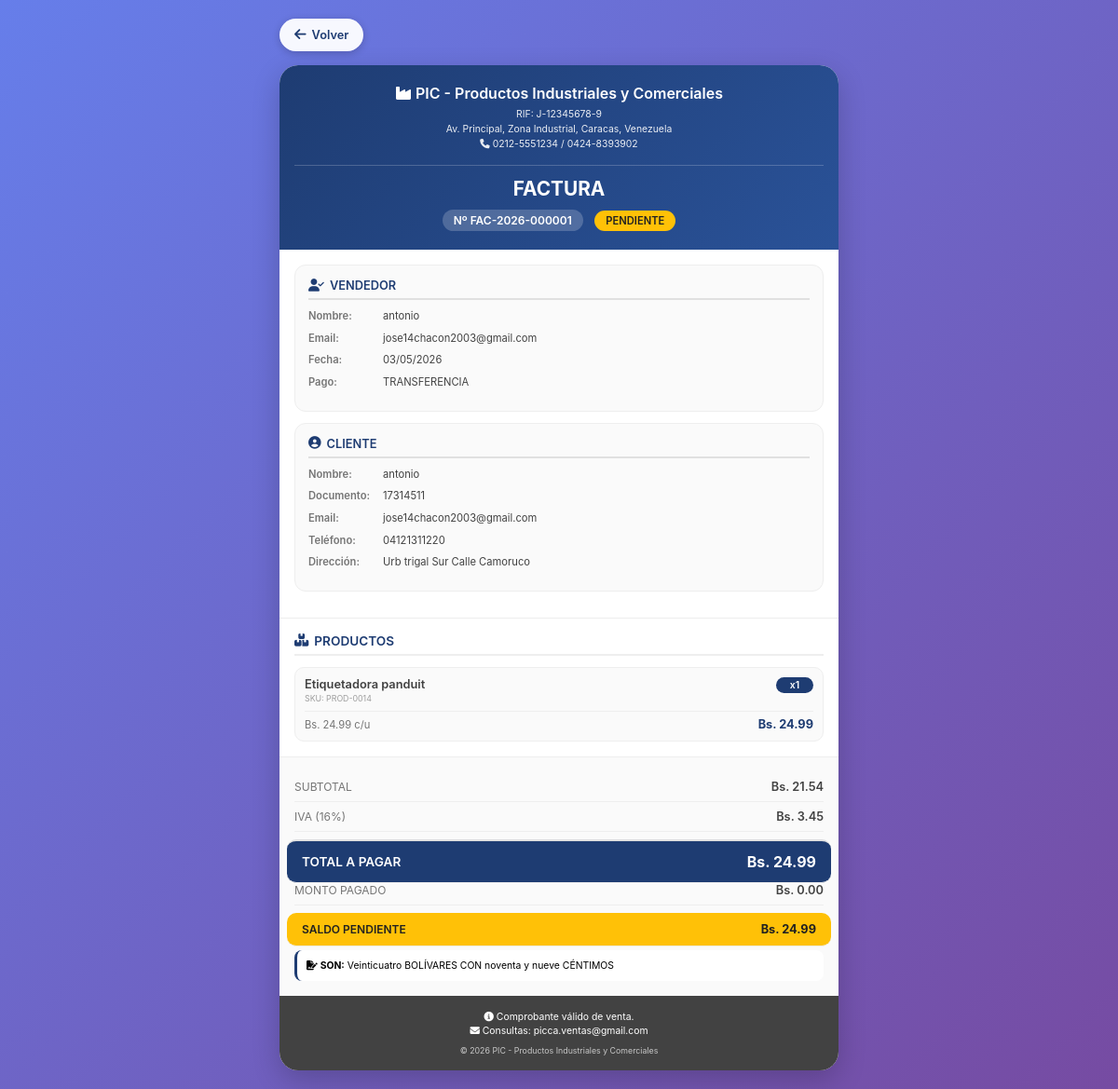
The page /facturacion/ver_factura.php?id=1 on the database its author committed.
### tables this page shows
CREATE TABLE `facturas` (
  `id` int NOT NULL AUTO_INCREMENT,
  `pedido_id` int DEFAULT NULL,
  `cliente_id` int NOT NULL,
  `numero_factura` varchar(20) NOT NULL,
  `fecha_emision` datetime DEFAULT CURRENT_TIMESTAMP,
  `fecha_vencimiento` date DEFAULT NULL,
  `subtotal` decimal(10,2) DEFAULT '0.00',
  `iva` decimal(10,2) DEFAULT '0.00',
  `total` decimal(10,2) NOT NULL DEFAULT '0.00',
  `metodo_pago` varchar(50) DEFAULT NULL,
  `estado` enum('pendiente','pagada','anulada') DEFAULT 'pendiente',
  `usuario_id` int DEFAULT NULL,
  `created_at` timestamp NULL DEFAULT CURRENT_TIMESTAMP,
  PRIMARY KEY (`id`),
  UNIQUE KEY `numero_factura` (`numero_factura`),
  UNIQUE KEY `pedido_id` (`pedido_id`),
  KEY `cliente_id` (`cliente_id`),
  CONSTRAINT `facturas_ibfk_1` FOREIGN KEY (`pedido_id`) REFERENCES `pedidos` (`id`) ON DELETE SET NULL,
  CONSTRAINT `facturas_ibfk_2` FOREIGN KEY (`cliente_id`) REFERENCES `clientes` (`id`) ON DELETE CASCADE
);

CREATE TABLE `users` (
  `id` int NOT NULL AUTO_INCREMENT,
  `nombre` varchar(100) NOT NULL,
  `correo` varchar(100) NOT NULL,
  `password` varchar(255) NOT NULL,
  `direccion` varchar(255) DEFAULT NULL,
  `estado` varchar(20) DEFAULT 'activo',
  `cedula` varchar(20) DEFAULT NULL,
  `telefono` varchar(20) DEFAULT NULL,
  `foto_perfil` varchar(255) DEFAULT NULL,
  `rol` varchar(20) DEFAULT 'usuario',
  `is_active` tinyint(1) DEFAULT '1',
  `email_verified` tinyint(1) DEFAULT '0',
  `verification_token` varchar(255) DEFAULT NULL,
  `last_login` datetime DEFAULT NULL,
  `created_at` timestamp NULL DEFAULT CURRENT_TIMESTAMP,
  PRIMARY KEY (`id`),
  UNIQUE KEY `correo` (`correo`),
  UNIQUE KEY `cedula` (`cedula`),
  KEY `idx_users_estado` (`estado`),
  KEY `idx_users_correo` (`correo`)
);

CREATE TABLE `clientes` (
  `id` int NOT NULL AUTO_INCREMENT,
  `tipo_documento` enum('cedula','ruc','pasaporte','dni') DEFAULT 'cedula',
  `documento` varchar(20) NOT NULL,
  `nombre` varchar(100) NOT NULL,
  `email` varchar(100) NOT NULL,
  `telefono` varchar(20) DEFAULT NULL,
  `direccion` text,
  `ciudad` varchar(50) DEFAULT NULL,
  `estado` enum('activo','inactivo','moroso') DEFAULT 'activo',
  `fecha_registro` datetime DEFAULT CURRENT_TIMESTAMP,
  PRIMARY KEY (`id`),
  UNIQUE KEY `documento` (`documento`)
);

CREATE TABLE `factura_detalles` (
  `id` int NOT NULL AUTO_INCREMENT,
  `factura_id` int NOT NULL,
  `producto_id` int NOT NULL,
  `cantidad` int NOT NULL DEFAULT '1',
  `precio_unitario` decimal(10,2) NOT NULL DEFAULT '0.00',
  `subtotal` decimal(10,2) NOT NULL DEFAULT '0.00',
  PRIMARY KEY (`id`),
  KEY `factura_id` (`factura_id`),
  KEY `producto_id` (`producto_id`),
  CONSTRAINT `factura_detalles_ibfk_1` FOREIGN KEY (`factura_id`) REFERENCES `facturas` (`id`) ON DELETE CASCADE,
  CONSTRAINT `factura_detalles_ibfk_2` FOREIGN KEY (`producto_id`) REFERENCES `products` (`id`) ON DELETE CASCADE
);

CREATE TABLE `products` (
  `id` int NOT NULL AUTO_INCREMENT,
  `sku` varchar(100) DEFAULT NULL,
  `name` varchar(255) NOT NULL,
  `price` decimal(10,2) NOT NULL,
  `image_url` varchar(512) DEFAULT NULL,
  `description` text,
  `category` varchar(100) DEFAULT 'General',
  `rating` decimal(2,1) DEFAULT '0.0',
  `views_count` int DEFAULT '0',
  `specs` text,
  `stock` int DEFAULT '0',
  `is_featured` tinyint(1) DEFAULT '0',
  `weight` decimal(10,2) DEFAULT '0.00',
  `dimensions` varchar(100) DEFAULT NULL,
  `currency` varchar(3) DEFAULT 'Bs',
  `active` tinyint(1) NOT NULL DEFAULT '1',
  `deleted_at` datetime DEFAULT NULL,
  `created_at` timestamp NULL DEFAULT CURRENT_TIMESTAMP,
  `updated_at` timestamp NULL DEFAULT CURRENT_TIMESTAMP ON UPDATE CURRENT_TIMESTAMP,
  PRIMARY KEY (`id`),
  UNIQUE KEY `sku` (`sku`)
);

### facturacion/ver_factura.php (the view, shortened to what this page needs)
<?php
try {
    $pdo = conectarDB();
    $pdo->exec("SET time_zone = '-04:00'");
} catch (PDOException $e) {
    die("Error interno del servidor");
}
$factura_id = $_GET['id'] ?? 0;
try {
    $stmt = $pdo->prepare("
        SELECT f.*,
               c.nombre as cliente_nombre,
               c.documento as cliente_documento,
               c.email as cliente_email,
               c.telefono as cliente_telefono,
               c.direccion as cliente_direccion,
               c.ciudad as cliente_ciudad,
               u.nombre as vendedor_nombre,
               u.correo as vendedor_email,
               p.numero_pedido,
               p.metodo_pago as pedido_metodo_pago,
               p.created_at as fecha_pedido,
               p.notas_internas as pedido_notas,
               p.observaciones
        FROM facturas f
        LEFT JOIN clientes c ON f.cliente_id = c.id
        LEFT JOIN users u ON f.usuario_id = u.id
        LEFT JOIN pedidos p ON f.pedido_id = p.id
        WHERE f.id = ?
    ");
    $stmt->execute([$factura_id]);
    $factura = $stmt->fetch();
    $metodo_pago_real = $factura['metodo_pago'];
    $stmt = $pdo->prepare("
        SELECT fd.*,
               p.name as producto_nombre,
               p.sku,
               p.category as categoria,
               p.description as producto_descripcion
        FROM factura_detalles fd
        LEFT JOIN products p ON fd.producto_id = p.id
        WHERE fd.factura_id = ?
        ORDER BY fd.id
    ");
    $stmt->execute([$factura_id]);
    $detalles = $stmt->fetchAll();
    $total_pagado = ($factura['estado'] === 'pagada') ? $factura['total'] : 0;
    $saldo_pendiente = $factura['total'] - $total_pagado;
    $es_admin = isset($_SESSION['user_rol']) && ($_SESSION['user_rol'] === 'admin' || $_SESSION['user_rol'] === 'superadmin');
    $viene_de_admin = isset($_GET['admin']) && $_GET['admin'] === 'true';
    $mostrar_acciones = $es_admin || $viene_de_admin;
} catch (PDOException $e) {
    die("Error interno del servidor");
}
function getMetodoPagoLegible($metodo) {
    $metodo = strtolower(trim($metodo));
    $mapa = [
        'efectivo' => 'EFECTIVO',
        'transferencia' => 'TRANSFERENCIA',
        'transferencia_bancaria' => 'TRANSFERENCIA',
        'pago_movil' => 'PAGO MÓVIL',
        'pago movil' => 'PAGO MÓVIL',
        'mixto' => 'MIXTO',
        'tarjeta' => 'TARJETA',
        'paypal' => 'PAYPAL',
        'zelle' => 'ZELLE',
        'cheque' => 'CHEQUE'
    ];
    return $mapa[$metodo] ?? strtoupper($metodo);
}
function numeroALetras($numero) {
    $formatter = new NumberFormatter("es", NumberFormatter::SPELLOUT);
    $entero = floor($numero);
    $decimal = round(($numero - $entero) * 100);
    $texto = ucfirst($formatter->format($entero)) . " BOLÍVARES";
    if ($decimal > 0) {
        $texto .= " CON " . $formatter->format($decimal) . " CÉNTIMOS";
    }
    return $texto;
}
function formatearFecha($fecha) {
    return date('d/m/Y', strtotime($fecha));
}
function getEstadoBadge($estado) {
    $estados = [
        'pagada' => ['class' => 'success', 'text' => 'PAGADA'],
        'pendiente' => ['class' => 'warning', 'text' => 'PENDIENTE'],
        'anulada' => ['class' => 'danger', 'text' => 'ANULADA']
    ];
    $estado_key = strtolower($estado);
    $info = $estados[$estado_key] ?? ['class' => 'secondary', 'text' => strtoupper($estado)];
    return '<span class="badge badge-' . $info['class'] . '">' . $info['text'] . '</span>';
}
$metodo_pago_mostrar = getMetodoPagoLegible($metodo_pago_real);
$empresa_nombre = "PIC - Productos Industriales y Comerciales";
$empresa_rif = "J-12345678-9";
$empresa_direccion = "Av. Principal, Zona Industrial, Caracas, Venezuela";
$empresa_telefono = "0212-5551234 / 0424-8393902";
$empresa_email = "picca.ventas@gmail.com";
?>
<!DOCTYPE html>
<html lang="es">
<head>
    <link rel="stylesheet" href="https://cdnjs.cloudflare.com/ajax/libs/font-awesome/6.4.0/css/all.min.css">
</head>
<body>
    <div class="invoice-container">
        <a href="<?php echo $mostrar_acciones ? 'listar_facturas.php' : 'javascript:history.back()'; ?>" class="back-button">
            <i class="fas fa-arrow-left"></i> Volver
        </a>
        <div class="invoice">
            <div class="invoice-header">
                <div class="company-info">
                    <h1><i class="fas fa-industry"></i> <?php echo htmlspecialchars($empresa_nombre); ?></h1>
                    <p>RIF: <?php echo htmlspecialchars($empresa_rif); ?></p>
                    <p><?php echo htmlspecialchars($empresa_direccion); ?></p>
                    <p><i class="fas fa-phone"></i> <?php echo htmlspecialchars($empresa_telefono); ?></p>
                </div>
                <div class="invoice-title">
                    <h2>FACTURA</h2>
                    <div>
                        <span class="invoice-number">Nº <?php echo htmlspecialchars($factura['numero_factura']); ?></span>
                        <?php echo getEstadoBadge($factura['estado']); ?>
                    </div>
                </div>
            </div>
            <div class="info-sections">
                <div class="info-block">
                    <h3><i class="fas fa-user-check"></i> VENDEDOR</h3>
                    <div class="info-row">
                        <span class="info-label">Nombre:</span>
                        <span class="info-value"><?php echo htmlspecialchars($factura['vendedor_nombre'] ?? 'Sistema'); ?></span>
                    </div>
                    <div class="info-row">
                        <span class="info-label">Email:</span>
                        <span class="info-value"><?php echo htmlspecialchars($factura['vendedor_email'] ?? 'No especificado'); ?></span>
                    </div>
                    <div class="info-row">
                        <span class="info-label">Fecha:</span>
                        <span class="info-value"><?php echo formatearFecha($factura['fecha_emision']); ?></span>
                    </div>
                    <div class="info-row">
                        <span class="info-label">Pago:</span>
                        <span class="info-value"><?php echo $metodo_pago_mostrar; ?></span>
                    </div>
                </div>
                <div class="info-block">
                    <h3><i class="fas fa-user-circle"></i> CLIENTE</h3>
                    <div class="info-row">
                        <span class="info-label">Nombre:</span>
                        <span class="info-value"><?php echo htmlspecialchars($factura['cliente_nombre'] ?? 'No especificado'); ?></span>
                    </div>
                    <div class="info-row">
                        <span class="info-label">Documento:</span>
                        <span class="info-value"><?php echo htmlspecialchars($factura['cliente_documento'] ?? 'No especificado'); ?></span>
                    </div>
                    <div class="info-row">
                        <span class="info-label">Email:</span>
                        <span class="info-value"><?php echo htmlspecialchars($factura['cliente_email'] ?? 'No especificado'); ?></span>
                    </div>
                    <div class="info-row">
                        <span class="info-label">Teléfono:</span>
                        <span class="info-value"><?php echo htmlspecialchars($factura['cliente_telefono'] ?? 'No especificado'); ?></span>
                    </div>
                    <div class="info-row">
                        <span class="info-label">Dirección:</span>
                        <span class="info-value"><?php echo htmlspecialchars($factura['cliente_direccion'] ?? 'No especificada'); ?></span>
                    </div>
                </div>
            </div>
            <div class="products-section">
                <h3 class="section-title"><i class="fas fa-boxes"></i> PRODUCTOS</h3>
                <div class="products-list">
                    <?php if (empty($detalles)): ?>
                    <div style="text-align: center; padding: 30px; color: var(--gray-500);">
                        <i class="fas fa-box-open" style="font-size: 2rem; margin-bottom: 10px; display: block;"></i>
                        Sin productos registrados
                    </div>
                    <?php else: ?>
                        <?php foreach ($detalles as $index => $detalle): ?>
                        <div class="product-item">
                            <div class="product-header">
                                <div>
                                    <div class="product-name"><?php echo htmlspecialchars($detalle['producto_nombre'] ?? 'Producto no disponible'); ?></div>
                                    <?php if (!empty($detalle['sku'])): ?>
                                    <div class="product-sku">SKU: <?php echo htmlspecialchars($detalle['sku']); ?></div>
                                    <?php endif; ?>
                                </div>
                                <div class="product-qty">x<?php echo number_format($detalle['cantidad'] ?? 0); ?></div>
                            </div>
                            <div class="product-footer">
                                <div class="product-price">Bs. <?php echo number_format($detalle['precio_unitario'] ?? 0, 2); ?> c/u</div>
                                <div class="product-subtotal">Bs. <?php echo number_format($detalle['subtotal'] ?? 0, 2); ?></div>
                            </div>
                        </div>
                        <?php endforeach; ?>
                    <?php endif; ?>
                </div>
            </div>
            <div class="totals-section">
                <div class="total-line">
                    <span>SUBTOTAL</span>
                    <span>Bs. <?php echo number_format($factura['subtotal'] ?? 0, 2); ?></span>
                </div>
                <div class="total-line">
                    <span>IVA (16%)</span>
                    <span>Bs. <?php echo number_format($factura['iva'] ?? 0, 2); ?></span>
                </div>
                <div class="total-line grand-total">
                    <span>TOTAL A PAGAR</span>
                    <span>Bs. <?php echo number_format($factura['total'] ?? 0, 2); ?></span>
                </div>
                <div class="total-line">
                    <span>MONTO PAGADO</span>
                    <span>Bs. <?php echo number_format($total_pagado, 2); ?></span>
                </div>
                <?php if ($factura['estado'] === 'pendiente' && $saldo_pendiente > 0): ?>
                <div class="total-line" style="background: var(--warning); margin: 8px -8px -8px -8px; padding: 10px 16px; border-radius: 10px;">
                    <span style="font-weight: 600; color: var(--gray-900);">SALDO PENDIENTE</span>
                    <span style="font-weight: 700; color: var(--gray-900);">Bs. <?php echo number_format($saldo_pendiente, 2); ?></span>
                </div>
                <?php endif; ?>
                <div class="amount-words">
                    <i class="fas fa-file-signature"></i> <strong>SON:</strong> <?php echo numeroALetras($factura['total'] ?? 0); ?>
                </div>
            </div>
            <div class="invoice-footer">
                <div class="footer-notes">
                    <i class="fas fa-info-circle"></i> Comprobante válido de venta.<br>
                    <i class="fas fa-envelope"></i> Consultas: <?php echo $empresa_email; ?>
                </div>
                <div class="footer-copyright">
                    © <?php echo date('Y'); ?> <?php echo htmlspecialchars($empresa_nombre); ?>
                </div>
            </div>
        </div>
    </div>
</body>
</html>

### rows shown on the page
facturas: numero_factura "FAC-2026-000001", estado "PENDIENTE", users.nombre "antonio", users.correo "jose14chacon2003@gmail.com", fecha_emision "03/05/2026", metodo_pago "TRANSFERENCIA", cliente.nombre "antonio", cliente.documento "17314511", cliente.email "jose14chacon2003@gmail.com", cliente.telefono "04121311220", cliente.direccion "Urb trigal Sur Calle Camoruco", subtotal "21.54", iva "3.45", total "24.99", estado "0.00", total "Veinticuatro BOLÍVARES CON noventa y nueve CÉNTIMOS"
factura_detalles: producto.name "Etiquetadora panduit", producto.sku "PROD-0014", cantidad "1", precio_unitario "24.99", subtotal "24.99"

### other values the page prints
$empresa_nombre "PIC - Productos Industriales y Comerciales"
$empresa_rif "J-12345678-9"
$empresa_direccion "Av. Principal, Zona Industrial, Caracas, Venezuela"
$empresa_telefono "0212-5551234 / 0424-8393902"
$empresa_email "picca.ventas@gmail.com"
